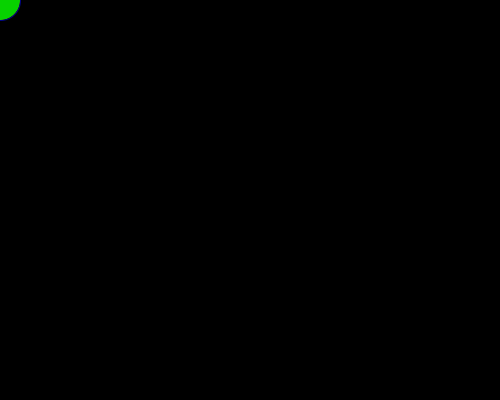
Frame 1 (no input)
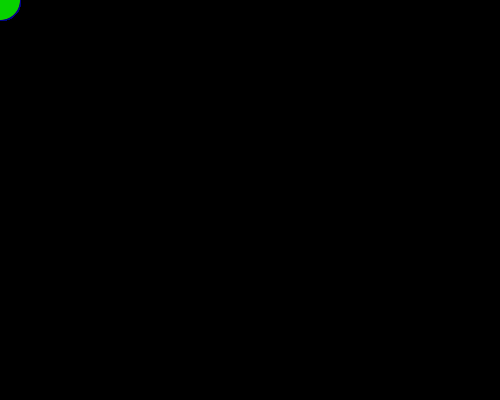
Frame 60 (the mouse pressed at the canvas centre just before this capture)
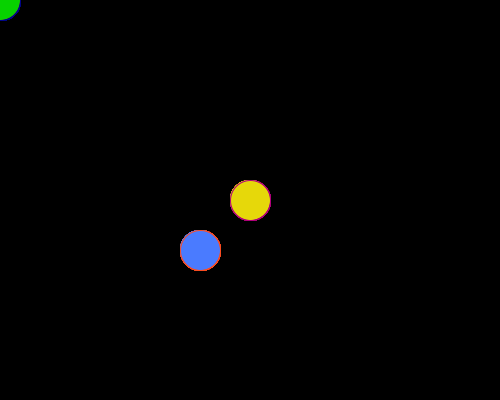
Frame 120 (the mouse held since frame 60 and released just before this capture)

The Processing sketch that drew these frames (run headless with seeded random() and noise(); from frame 60 on, the mouse is pressed at the canvas centre):

// Processing sketch: processing_138052
// ── processing_138052.pde

void setup() {
  size(500, 400);
  background(0);
}

void draw() {
  {
  if(mousePressed) {
    stroke(175, 0, 122);
    fill(230, 216, 10);
  } else {
    stroke:
    fill(230, 10, 10);
  }
  ellipse(mouseX, mouseY, 40, 40);
  }
 {
  if(mousePressed) {
    stroke(249, 76, 33);
    fill(74, 123, 255);
  } else {
    stroke(0, 5, 135);
    fill(7, 210, 0);
  }
  ellipse(mouseY, mouseX, 40, 40);
}
}
